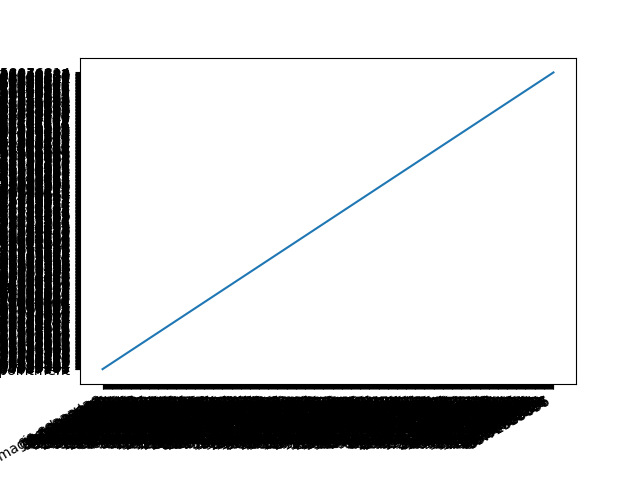

Reproduce this figure in Python.
import pandas as pd
from datetime import datetime
import csv
import matplotlib.pyplot as plt
import matplotlib.dates as mdates
headers = ['Imaging duration','Deviation from appointment']
df = pd.read_csv('Problem5_Data.csv',names=headers)
print (df)

# df['Date'] = df['Date'].map(lambda x: datetime.strptime(str(x), '%Y/%m/%d %H:%M:%S.%f'))
x = df['Imaging duration']
y = df['Deviation from appointment']

# plot
plt.plot(x,y)
# beautify the x-labels
plt.gcf().autofmt_xdate()

#可以打开plt.show()
# plt.show()
print('a. normal distribution , We can see from iamge')
print('b. We can just use total random per hour to simulate arrivals')

from SimPy.Simulation import *
from random import expovariate, seed  # 1

# Model components ------------------------

print('c. coding is below.')
class Customer(Process):
    """ Customer arrives at a random time,
        looks around and then leaves """

    def visit(self, timeInBank):
        print("%f %s Here I am" % (now(), self.name))
        yield hold, self, timeInBank
        print("%f %s I must leave" % (now(), self.name))

# Experiment data -------------------------


maxTime = 100.0    # minutes
timeInBank = 10.0
# Model/Experiment ------------------------------

seed(99999)  # 2
initialize()
c = Customer(name="Test")
t = expovariate(1.0 / 5.0)  # 3
activate(c, c.visit(timeInBank), at=t)  # 4
simulate(until=maxTime)
